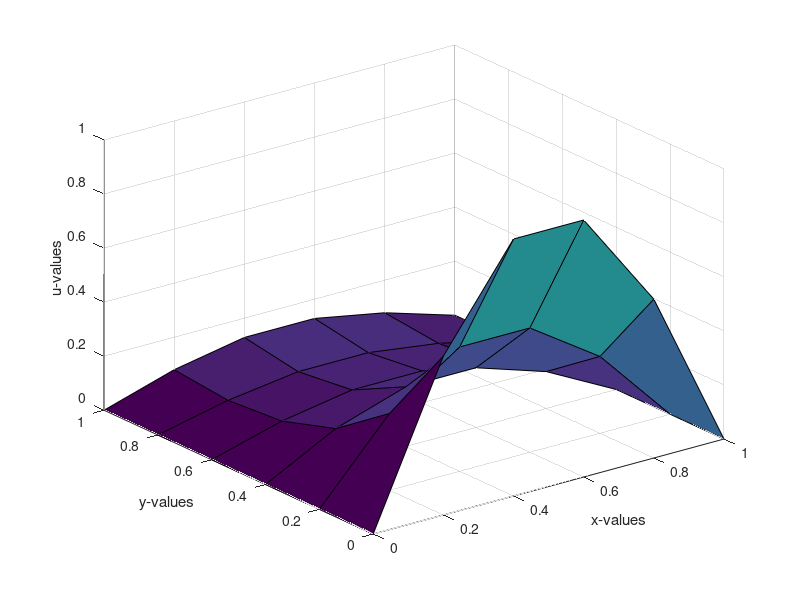

Write the MATLAB code that produced this figure.
%EFR11_4a
%Script for solving the Poisson Problem of EFR 11_4a
N=4; M=4; h = 1/(N+1);
x=linspace(0,1,N+2); y=x; 
A=4*eye(N^2);
%form sub/super diagonals
a1rep=[0 -1 -1 -1];
a1=[-1 -1 -1];
for i=1:3, a1=[a1 a1rep]; end
a4=-1*ones(1,12);
%put these diagonal entries on A
A=A+diag(a1,-1)+ diag(a1,1)+diag(a4,-4)+diag(a4,4);
% key in vectors for boundary values:
L = zeros(size(y)); R = L;
B = sin(pi*x); T = B/exp(2);

% Now (for the most complicated part, we construct the vector C
% First we construct the column vector -h^2*Q arising from the source term:
% We do this by creating an inline function for the inhomogeneity and then 
% collecting the needed entries in the required reading order (using an 
% appropriately designed loop).
q=inline('3*exp(-2*y).*sin(pi*x)', 'x', 'y');
row = 1;
for j=5:-1:2
    count=(row-1)*4+1;
    Q(:,count:count+3)=q(x(2:5),y(j)); row = row+1;
end
%By combining with the appropriate boundary values, we now construct C:
C= -h^2*Q + [L(5)+T(2) T(3) T(4) R(5)+T(5) L(4) 0 0 R(4) L(3) 0 0 R(3) L(2)+B(2)... 
  B(3) B(4) R(2)+B(5)];  C=C';
%Now we are ready to solve the system, form the mesh, and plot
U=A\C;
Z=zeros(4);
Z(:)=U;
Z=Z';
Z=[T(2:5); Z; B(2:5)];
for i=1:6, Lrev(i)=L(7-i); end
Z=[Lrev; Z'; R]';
for i=1:6, yrev(i)=y(7-i); end
surf(x, yrev ,Z), xlabel('x-values'), ylabel('y-values'), zlabel('u-values')

%Errors
[X, Y] = meshgrid(x,yrev);
Zexact=exp(-2*Y).*sin(pi*X);
Max_Error = max(max(abs(Z(2:N+1,2:N+1)-Zexact(2:N+1,2:N+1))))
Max_Relative_Error = max(max(abs(Z(2:N+1,2:N+1)-Zexact(2:N+1,2:N+1))./abs(Zexact(2:N+1,2:N+1))))
